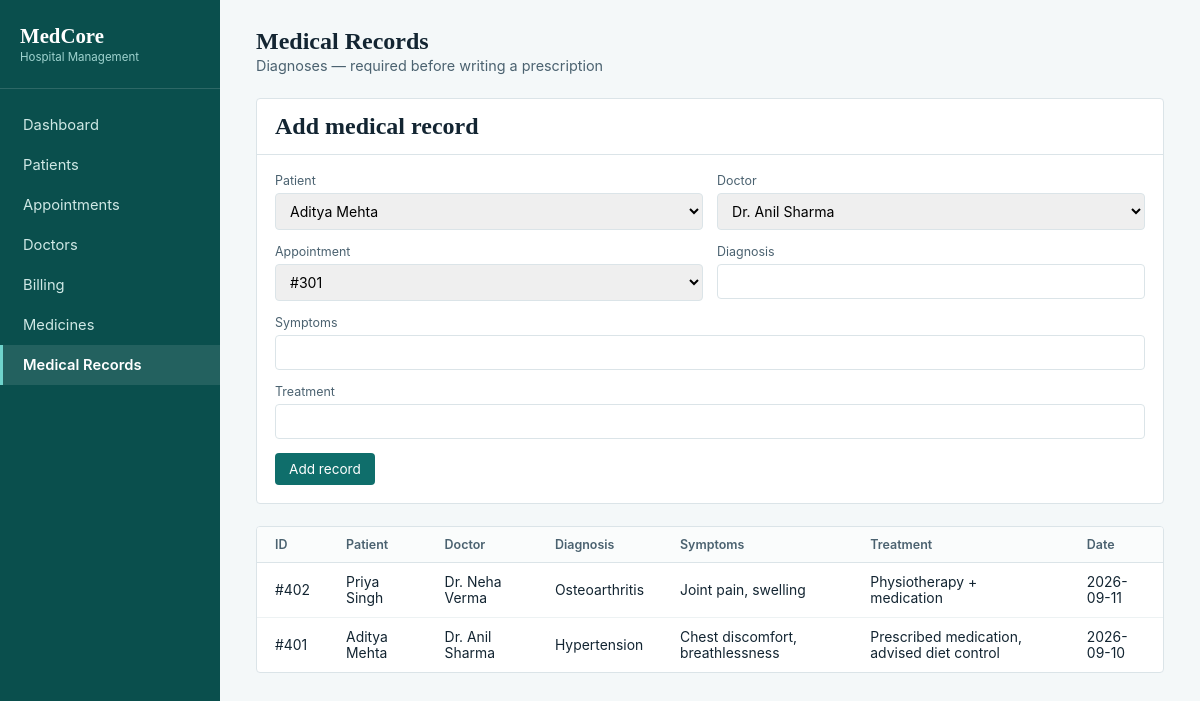
The app's page /medical_records.php with its own data.
### tables this page shows
CREATE TABLE MEDICAL_RECORD (
    Record_ID       INT PRIMARY KEY,
    Patient_ID      INT,
    Doctor_ID       INT,
    Appointment_ID  INT,
    Diagnosis       VARCHAR(255),
    Symptoms        TEXT,
    Treatment       TEXT,
    Record_Date     DATE NOT NULL,
    FOREIGN KEY (Patient_ID) REFERENCES PATIENT(Patient_ID),
    FOREIGN KEY (Doctor_ID) REFERENCES DOCTOR(Doctor_ID),
    FOREIGN KEY (Appointment_ID) REFERENCES APPOINTMENT(Appointment_ID)
);

CREATE TABLE DOCTOR (
    Doctor_ID       INT PRIMARY KEY,
    Department_ID   INT,
    Doctor_Name     VARCHAR(100) NOT NULL,
    Specialization  VARCHAR(100),
    Phone           VARCHAR(15),
    Email           VARCHAR(100),
    FOREIGN KEY (Department_ID) REFERENCES DEPARTMENT(Department_ID)
);

### medical_records.php (the view, shortened to what this page needs)
<?php
$patients = mysqli_query($conn, "SELECT Patient_ID, First_Name, Last_Name FROM PATIENT");
$doctors  = mysqli_query($conn, "SELECT Doctor_ID, Doctor_Name FROM DOCTOR");
$appointments = mysqli_query($conn, "SELECT Appointment_ID FROM APPOINTMENT");
$sql = "SELECT mr.Record_ID, CONCAT(p.First_Name,' ',p.Last_Name) AS Patient_Name, d.Doctor_Name,
               mr.Diagnosis, mr.Symptoms, mr.Treatment, mr.Record_Date
        FROM MEDICAL_RECORD mr
        JOIN PATIENT p ON mr.Patient_ID = p.Patient_ID
        JOIN DOCTOR d ON mr.Doctor_ID = d.Doctor_ID
        ORDER BY mr.Record_ID DESC";
$records = mysqli_query($conn, $sql);
?>
<!DOCTYPE html>
<html>
<head>
<link rel="stylesheet" href="css/style.css">
</head>
<body>
<div class="app">
  <aside class="sidebar">
    <div class="brand"><h1>MedCore</h1><span>Hospital Management</span></div>
    <nav>
      <a href="index.php">Dashboard</a>
      <a href="patients.php">Patients</a>
      <a href="appointments.php">Appointments</a>
      <a href="doctors.php">Doctors</a>
      <a href="billing.php">Billing</a>
      <a href="medicines.php">Medicines</a>
      <a href="medical_records.php" class="active">Medical Records</a>
    </nav>
  </aside>
  <main>
    <div class="topbar"><div><h2>Medical Records</h2><p>Diagnoses — required before writing a prescription</p></div></div>
    <div class="panel">
      <div class="panel-head"><h2>Add medical record</h2></div>
      <form method="POST" class="form-grid">
        <div class="field"><label>Patient</label>
          <select name="patient_id" required>
            <?php while ($p = mysqli_fetch_assoc($patients)): ?>
              <option value="<?= $p['Patient_ID'] ?>"><?= $p['First_Name'].' '.$p['Last_Name'] ?></option>
            <?php endwhile; ?>
          </select>
        </div>
        <div class="field"><label>Doctor</label>
          <select name="doctor_id" required>
            <?php while ($d = mysqli_fetch_assoc($doctors)): ?>
              <option value="<?= $d['Doctor_ID'] ?>"><?= $d['Doctor_Name'] ?></option>
            <?php endwhile; ?>
          </select>
        </div>
        <div class="field"><label>Appointment</label>
          <select name="appointment_id" required>
            <?php while ($a = mysqli_fetch_assoc($appointments)): ?>
              <option value="<?= $a['Appointment_ID'] ?>">#<?= $a['Appointment_ID'] ?></option>
            <?php endwhile; ?>
          </select>
        </div>
        <div class="field"><label>Diagnosis</label><input type="text" name="diagnosis" required></div>
        <div class="field" style="grid-column:1/-1;"><label>Symptoms</label><input type="text" name="symptoms"></div>
        <div class="field" style="grid-column:1/-1;"><label>Treatment</label><input type="text" name="treatment"></div>
        <div class="form-actions"><button class="btn" type="submit">Add record</button></div>
      </form>
    </div>
    <div class="panel">
      <table>
        <tr><th>ID</th><th>Patient</th><th>Doctor</th><th>Diagnosis</th><th>Symptoms</th><th>Treatment</th><th>Date</th></tr>
        <?php while ($row = mysqli_fetch_assoc($records)): ?>
          <tr>
            <td>#<?= $row['Record_ID'] ?></td>
            <td><?= $row['Patient_Name'] ?></td>
            <td><?= $row['Doctor_Name'] ?></td>
            <td><?= $row['Diagnosis'] ?></td>
            <td><?= $row['Symptoms'] ?></td>
            <td><?= $row['Treatment'] ?></td>
            <td><?= $row['Record_Date'] ?></td>
          </tr>
        <?php endwhile; ?>
      </table>
    </div>
  </main>
</div>
</body>
</html>

### css/style.css (style rules this page uses)
:root { --ink:#132532; --ink-soft:#4b6270; --line:#dbe4e8; --bg:#f4f8f9; --panel:#ffffff; --teal:#0f6e6b; --teal-deep:#0a4f4d; --amber:#c17a1f; --red:#b3413b; --radius:4px; }
* { box-sizing:border-box; }
body { margin:0;font-family:-apple-system,Helvetica,Arial,sans-serif;background:var(--bg);color:var(--ink); }
h1,h2 { font-family:Georgia,serif;margin:0; }
.app { display:flex;min-height:100vh; }
.sidebar { width:220px;background:var(--teal-deep);color:#dff1ef;padding:24px 0; }
.brand { padding:0 20px 24px 20px;border-bottom:1px solid rgba(255,255,255,.14);margin-bottom:16px; }
.brand h1 { color:#fff;font-size:1.3rem; }
.brand span { display:block;font-size:.72rem;color:#9fd3cf;margin-top:2px; }
nav a { display:block;padding:11px 20px;color:#cfe8e5;text-decoration:none;font-size:.92rem;border-left:3px solid transparent; }
nav a.active { background:rgba(255,255,255,.1);border-left:3px solid #6fd3cb;color:#fff;font-weight:600; }
main { flex:1;padding:28px 36px; }
.topbar { display:flex;justify-content:space-between;align-items:baseline;margin-bottom:24px;flex-wrap:wrap;gap:8px; }
.topbar p { margin:2px 0 0;color:var(--ink-soft);font-size:.9rem; }
.panel { background:var(--panel);border:1px solid var(--line);border-radius:var(--radius);margin-bottom:22px;overflow-x:auto; }
.panel-head { display:flex;justify-content:space-between;align-items:center;padding:14px 18px;border-bottom:1px solid var(--line); }
.btn { background:var(--teal);color:#fff;border:none;padding:8px 14px;border-radius:var(--radius);font-size:.85rem;cursor:pointer;font-family:inherit; }
table { width:100%;border-collapse:collapse;font-size:.87rem;min-width:600px; }
th { text-align:left;padding:10px 18px;color:var(--ink-soft);font-weight:600;border-bottom:1px solid var(--line);background:#fafcfc;font-size:.78rem; }
td { padding:11px 18px;border-bottom:1px solid #edf2f3; }
tr:last-child td { border-bottom:none; }
.form-grid { display:grid;grid-template-columns:1fr 1fr;gap:14px;padding:18px; }
.field { display:flex;flex-direction:column;gap:5px; }
.field label { font-size:.78rem;color:var(--ink-soft); }
.field input,.field select { padding:8px 10px;border:1px solid var(--line);border-radius:var(--radius);font-size:.88rem;font-family:inherit; }
.form-actions { grid-column:1/-1; }

### records on screen
medical_record: Record_ID "402", Patient_Name "Priya Singh", Doctor_ID.Doctor_Name "Dr. Neha Verma", Diagnosis "Osteoarthritis", Symptoms "Joint pain, swelling", Treatment "Physiotherapy + medication", Record_Date "2026-09-11"
medical_record: Record_ID "401", Patient_Name "Aditya Mehta", Doctor_ID.Doctor_Name "Dr. Anil Sharma", Diagnosis "Hypertension", Symptoms "Chest discomfort, breathlessness", Treatment "Prescribed medication, advised diet control", Record_Date "2026-09-10"

### other values on screen
form field patient_id "Aditya Mehta"
form field doctor_id "Dr. Anil Sharma"
